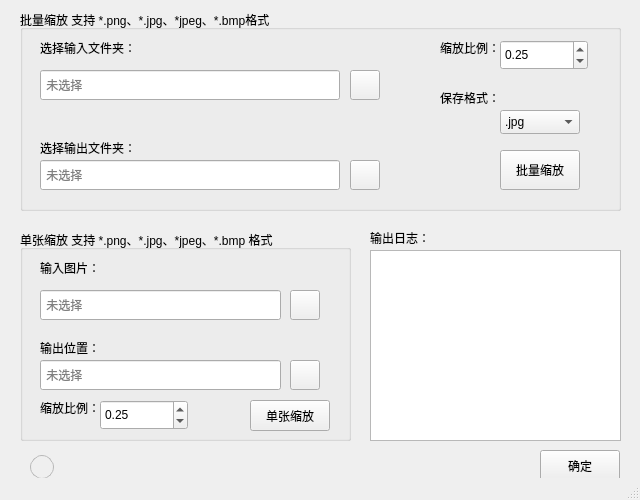
<?xml version="1.0" encoding="UTF-8"?>
<ui version="4.0">
 <class>MainWindow</class>
 <widget class="QMainWindow" name="MainWindow">
  <property name="geometry">
   <rect>
    <x>0</x>
    <y>0</y>
    <width>640</width>
    <height>500</height>
   </rect>
  </property>
  <property name="minimumSize">
   <size>
    <width>640</width>
    <height>500</height>
   </size>
  </property>
  <property name="maximumSize">
   <size>
    <width>640</width>
    <height>500</height>
   </size>
  </property>
  <property name="windowTitle">
   <string>图片缩放工具</string>
  </property>
  <property name="styleSheet">
   <string notr="true">    /*        QWidget {
                background-color: white;
            }</string>
  </property>
  <widget class="QWidget" name="centralwidget">
   <widget class="QTextEdit" name="textEdit_2">
    <property name="geometry">
     <rect>
      <x>370</x>
      <y>250</y>
      <width>251</width>
      <height>191</height>
     </rect>
    </property>
    <property name="readOnly">
     <bool>true</bool>
    </property>
   </widget>
   <widget class="QGroupBox" name="groupBox">
    <property name="geometry">
     <rect>
      <x>20</x>
      <y>10</y>
      <width>601</width>
      <height>201</height>
     </rect>
    </property>
    <property name="title">
     <string>批量缩放 支持 *.png、*.jpg、*jpeg、*.bmp格式</string>
    </property>
    <widget class="QLabel" name="label_3">
     <property name="geometry">
      <rect>
       <x>20</x>
       <y>30</y>
       <width>101</width>
       <height>16</height>
      </rect>
     </property>
     <property name="text">
      <string>选择输入文件夹：</string>
     </property>
    </widget>
    <widget class="QPushButton" name="pushButton_1">
     <property name="geometry">
      <rect>
       <x>330</x>
       <y>60</y>
       <width>30</width>
       <height>30</height>
      </rect>
     </property>
     <property name="text">
      <string/>
     </property>
     <property name="icon">
      <iconset theme="folder-open"/>
     </property>
    </widget>
    <widget class="QLineEdit" name="lineEdit">
     <property name="geometry">
      <rect>
       <x>20</x>
       <y>60</y>
       <width>300</width>
       <height>30</height>
      </rect>
     </property>
     <property name="placeholderText">
      <string> 未选择</string>
     </property>
    </widget>
    <widget class="QLabel" name="label_2">
     <property name="geometry">
      <rect>
       <x>20</x>
       <y>130</y>
       <width>101</width>
       <height>16</height>
      </rect>
     </property>
     <property name="text">
      <string>选择输出文件夹：</string>
     </property>
    </widget>
    <widget class="QLineEdit" name="lineEdit_2">
     <property name="geometry">
      <rect>
       <x>20</x>
       <y>150</y>
       <width>300</width>
       <height>30</height>
      </rect>
     </property>
     <property name="placeholderText">
      <string> 未选择</string>
     </property>
    </widget>
    <widget class="QPushButton" name="pushButton_2">
     <property name="geometry">
      <rect>
       <x>330</x>
       <y>150</y>
       <width>30</width>
       <height>30</height>
      </rect>
     </property>
     <property name="styleSheet">
      <string notr="true"/>
     </property>
     <property name="text">
      <string/>
     </property>
     <property name="icon">
      <iconset theme="folder-open"/>
     </property>
    </widget>
    <widget class="QDoubleSpinBox" name="doubleSpinBox">
     <property name="geometry">
      <rect>
       <x>480</x>
       <y>30</y>
       <width>88</width>
       <height>30</height>
      </rect>
     </property>
     <property name="maximum">
      <double>1.000000000000000</double>
     </property>
     <property name="singleStep">
      <double>0.010000000000000</double>
     </property>
     <property name="value">
      <double>0.250000000000000</double>
     </property>
    </widget>
    <widget class="QLabel" name="label_1">
     <property name="geometry">
      <rect>
       <x>420</x>
       <y>30</y>
       <width>61</width>
       <height>16</height>
      </rect>
     </property>
     <property name="text">
      <string>缩放比例：</string>
     </property>
    </widget>
    <widget class="QPushButton" name="pushButton_3">
     <property name="geometry">
      <rect>
       <x>480</x>
       <y>140</y>
       <width>80</width>
       <height>40</height>
      </rect>
     </property>
     <property name="text">
      <string>批量缩放</string>
     </property>
    </widget>
    <widget class="QLabel" name="label_9">
     <property name="geometry">
      <rect>
       <x>420</x>
       <y>80</y>
       <width>71</width>
       <height>16</height>
      </rect>
     </property>
     <property name="text">
      <string>保存格式：</string>
     </property>
    </widget>
    <widget class="QComboBox" name="comboBox_2">
     <property name="geometry">
      <rect>
       <x>480</x>
       <y>100</y>
       <width>80</width>
       <height>24</height>
      </rect>
     </property>
     <item>
      <property name="text">
       <string>.jpg</string>
      </property>
     </item>
     <item>
      <property name="text">
       <string>.png</string>
      </property>
     </item>
     <item>
      <property name="text">
       <string>.jpeg</string>
      </property>
     </item>
     <item>
      <property name="text">
       <string>.bmp</string>
      </property>
     </item>
    </widget>
   </widget>
   <widget class="QLabel" name="label_4">
    <property name="geometry">
     <rect>
      <x>370</x>
      <y>230</y>
      <width>61</width>
      <height>16</height>
     </rect>
    </property>
    <property name="text">
     <string>输出日志：</string>
    </property>
   </widget>
   <widget class="QGroupBox" name="groupBox_2">
    <property name="geometry">
     <rect>
      <x>20</x>
      <y>230</y>
      <width>331</width>
      <height>211</height>
     </rect>
    </property>
    <property name="title">
     <string>单张缩放 支持 *.png、*.jpg、*jpeg、*.bmp 格式</string>
    </property>
    <widget class="QLabel" name="label_5">
     <property name="geometry">
      <rect>
       <x>20</x>
       <y>30</y>
       <width>61</width>
       <height>16</height>
      </rect>
     </property>
     <property name="text">
      <string>输入图片：</string>
     </property>
    </widget>
    <widget class="QLineEdit" name="lineEdit_3">
     <property name="geometry">
      <rect>
       <x>20</x>
       <y>60</y>
       <width>241</width>
       <height>30</height>
      </rect>
     </property>
     <property name="placeholderText">
      <string> 未选择</string>
     </property>
    </widget>
    <widget class="QPushButton" name="pushButton_4">
     <property name="geometry">
      <rect>
       <x>270</x>
       <y>60</y>
       <width>30</width>
       <height>30</height>
      </rect>
     </property>
     <property name="text">
      <string/>
     </property>
     <property name="icon">
      <iconset theme="emblem-photos"/>
     </property>
    </widget>
    <widget class="QPushButton" name="pushButton_6">
     <property name="geometry">
      <rect>
       <x>230</x>
       <y>170</y>
       <width>80</width>
       <height>31</height>
      </rect>
     </property>
     <property name="text">
      <string>单张缩放</string>
     </property>
    </widget>
    <widget class="QLabel" name="label_6">
     <property name="geometry">
      <rect>
       <x>20</x>
       <y>110</y>
       <width>101</width>
       <height>16</height>
      </rect>
     </property>
     <property name="text">
      <string>输出位置：</string>
     </property>
    </widget>
    <widget class="QLineEdit" name="lineEdit_4">
     <property name="geometry">
      <rect>
       <x>20</x>
       <y>130</y>
       <width>241</width>
       <height>30</height>
      </rect>
     </property>
     <property name="placeholderText">
      <string> 未选择</string>
     </property>
    </widget>
    <widget class="QPushButton" name="pushButton_5">
     <property name="geometry">
      <rect>
       <x>270</x>
       <y>130</y>
       <width>30</width>
       <height>30</height>
      </rect>
     </property>
     <property name="text">
      <string/>
     </property>
     <property name="icon">
      <iconset theme="folder-open"/>
     </property>
    </widget>
    <widget class="QLabel" name="label_7">
     <property name="geometry">
      <rect>
       <x>20</x>
       <y>170</y>
       <width>61</width>
       <height>16</height>
      </rect>
     </property>
     <property name="text">
      <string>缩放比例：</string>
     </property>
    </widget>
    <widget class="QDoubleSpinBox" name="doubleSpinBox_2">
     <property name="geometry">
      <rect>
       <x>80</x>
       <y>170</y>
       <width>88</width>
       <height>30</height>
      </rect>
     </property>
     <property name="maximum">
      <double>1.000000000000000</double>
     </property>
     <property name="singleStep">
      <double>0.010000000000000</double>
     </property>
     <property name="value">
      <double>0.250000000000000</double>
     </property>
    </widget>
   </widget>
   <widget class="QPushButton" name="pushButton_7">
    <property name="geometry">
     <rect>
      <x>540</x>
      <y>450</y>
      <width>80</width>
      <height>31</height>
     </rect>
    </property>
    <property name="text">
     <string>确定</string>
    </property>
   </widget>
   <widget class="QPushButton" name="pushButton_8">
    <property name="geometry">
     <rect>
      <x>30</x>
      <y>455</y>
      <width>24</width>
      <height>24</height>
     </rect>
    </property>
    <property name="styleSheet">
     <string notr="true">QPushButton {
    border: 1px solid palette(mid);
    border-radius: 12px;
    color: palette(button-text);
    background: palette(button);
}

QPushButton:pressed {
    background: #f3f3f3
}
</string>
    </property>
    <property name="text">
     <string/>
    </property>
    <property name="icon">
     <iconset theme="help-browser"/>
    </property>
   </widget>
  </widget>
  <widget class="QStatusBar" name="statusbar"/>
  <widget class="QMenuBar" name="menubar">
   <property name="geometry">
    <rect>
     <x>0</x>
     <y>0</y>
     <width>640</width>
     <height>33</height>
    </rect>
   </property>
  </widget>
  <action name="actionsda">
   <property name="text">
    <string>退出</string>
   </property>
  </action>
 </widget>
 <resources/>
 <connections/>
</ui>
